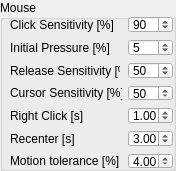
    <widget class="QGroupBox" name="groupBox_6">
     <property name="geometry">
      <rect>
       <x>420</x>
       <y>110</y>
       <width>176</width>
       <height>171</height>
      </rect>
     </property>
     <property name="title">
      <string>Mouse</string>
     </property>
     <widget class="QWidget" name="gridLayoutWidget_6">
      <property name="geometry">
       <rect>
        <x>10</x>
        <y>16</y>
        <width>163</width>
        <height>153</height>
       </rect>
      </property>
      <layout class="QGridLayout" name="gridLayout_6">
       <item row="4" column="0">
        <widget class="QLabel" name="label_32">
         <property name="text">
          <string>Right Click [s]</string>
         </property>
        </widget>
       </item>
       <item row="5" column="0">
        <widget class="QLabel" name="label_38">
         <property name="text">
          <string>Recenter [s]</string>
         </property>
        </widget>
       </item>
       <item row="5" column="1">
        <widget class="QDoubleSpinBox" name="spinbox_recenter_mouse">
         <property name="sizePolicy">
          <sizepolicy hsizetype="Maximum" vsizetype="Fixed">
           <horstretch>0</horstretch>
           <verstretch>0</verstretch>
          </sizepolicy>
         </property>
         <property name="maximumSize">
          <size>
           <width>45</width>
           <height>16777215</height>
          </size>
         </property>
         <property name="locale">
          <locale language="English" country="UnitedStates"/>
         </property>
         <property name="buttonSymbols">
          <enum>QAbstractSpinBox::UpDownArrows</enum>
         </property>
         <property name="singleStep">
          <double>0.100000000000000</double>
         </property>
         <property name="value">
          <double>3.000000000000000</double>
         </property>
        </widget>
       </item>
       <item row="4" column="1">
        <widget class="QDoubleSpinBox" name="spinbox_right_click_duration">
         <property name="sizePolicy">
          <sizepolicy hsizetype="Maximum" vsizetype="Fixed">
           <horstretch>0</horstretch>
           <verstretch>0</verstretch>
          </sizepolicy>
         </property>
         <property name="maximumSize">
          <size>
           <width>45</width>
           <height>16777215</height>
          </size>
         </property>
         <property name="locale">
          <locale language="English" country="UnitedStates"/>
         </property>
         <property name="singleStep">
          <double>0.100000000000000</double>
         </property>
         <property name="value">
          <double>1.000000000000000</double>
         </property>
        </widget>
       </item>
       <item row="2" column="1">
        <widget class="QSpinBox" name="spinbox_mouse_release_sensitivity">
         <property name="sizePolicy">
          <sizepolicy hsizetype="Fixed" vsizetype="Fixed">
           <horstretch>0</horstretch>
           <verstretch>0</verstretch>
          </sizepolicy>
         </property>
         <property name="maximumSize">
          <size>
           <width>45</width>
           <height>16777215</height>
          </size>
         </property>
         <property name="maximum">
          <number>100</number>
         </property>
         <property name="singleStep">
          <number>1</number>
         </property>
         <property name="value">
          <number>50</number>
         </property>
        </widget>
       </item>
       <item row="0" column="1">
        <widget class="QSpinBox" name="spinbox_mouse_click_sensitivity">
         <property name="sizePolicy">
          <sizepolicy hsizetype="Fixed" vsizetype="Fixed">
           <horstretch>0</horstretch>
           <verstretch>0</verstretch>
          </sizepolicy>
         </property>
         <property name="maximumSize">
          <size>
           <width>45</width>
           <height>16777215</height>
          </size>
         </property>
         <property name="maximum">
          <number>100</number>
         </property>
         <property name="singleStep">
          <number>1</number>
         </property>
         <property name="value">
          <number>90</number>
         </property>
        </widget>
       </item>
       <item row="0" column="0">
        <widget class="QLabel" name="label_18">
         <property name="text">
          <string>Click Sensitivity [%]</string>
         </property>
        </widget>
       </item>
       <item row="2" column="0">
        <widget class="QLabel" name="label_27">
         <property name="sizePolicy">
          <sizepolicy hsizetype="Fixed" vsizetype="Preferred">
           <horstretch>0</horstretch>
           <verstretch>0</verstretch>
          </sizepolicy>
         </property>
         <property name="maximumSize">
          <size>
           <width>110</width>
           <height>16777215</height>
          </size>
         </property>
         <property name="toolTip">
          <string>&lt;html&gt;&lt;head/&gt;&lt;body&gt;&lt;p&gt;When set to 100% the Release threshhold matches the trigger threshhold&lt;/p&gt;&lt;/body&gt;&lt;/html&gt;</string>
         </property>
         <property name="text">
          <string>Release Sensitivity [%]</string>
         </property>
        </widget>
       </item>
       <item row="3" column="1">
        <widget class="QSpinBox" name="spinbox_mouse_cursor_sensitivity">
         <property name="sizePolicy">
          <sizepolicy hsizetype="Fixed" vsizetype="Fixed">
           <horstretch>0</horstretch>
           <verstretch>0</verstretch>
          </sizepolicy>
         </property>
         <property name="maximumSize">
          <size>
           <width>45</width>
           <height>16777215</height>
          </size>
         </property>
         <property name="maximum">
          <number>100</number>
         </property>
         <property name="singleStep">
          <number>1</number>
         </property>
         <property name="value">
          <number>50</number>
         </property>
        </widget>
       </item>
       <item row="1" column="0">
        <widget class="QLabel" name="label_75">
         <property name="text">
          <string>Initial Pressure [%]</string>
         </property>
        </widget>
       </item>
       <item row="3" column="0">
        <widget class="QLabel" name="label_26">
         <property name="text">
          <string>Cursor Sensitivity [%]</string>
         </property>
        </widget>
       </item>
       <item row="1" column="1">
        <widget class="QSpinBox" name="spinbox_mouse_pressure">
         <property name="sizePolicy">
          <sizepolicy hsizetype="Fixed" vsizetype="Fixed">
           <horstretch>0</horstretch>
           <verstretch>0</verstretch>
          </sizepolicy>
         </property>
         <property name="maximumSize">
          <size>
           <width>45</width>
           <height>16777215</height>
          </size>
         </property>
         <property name="maximum">
          <number>100</number>
         </property>
         <property name="singleStep">
          <number>1</number>
         </property>
         <property name="value">
          <number>5</number>
         </property>
        </widget>
       </item>
       <item row="6" column="0">
        <widget class="QLabel" name="label_40">
         <property name="text">
          <string>Motion tolerance [%]</string>
         </property>
        </widget>
       </item>
       <item row="6" column="1">
        <widget class="QDoubleSpinBox" name="spinbox_motion_tolerance">
         <property name="sizePolicy">
          <sizepolicy hsizetype="Maximum" vsizetype="Fixed">
           <horstretch>0</horstretch>
           <verstretch>0</verstretch>
          </sizepolicy>
         </property>
         <property name="maximumSize">
          <size>
           <width>45</width>
           <height>16777215</height>
          </size>
         </property>
         <property name="locale">
          <locale language="English" country="UnitedStates"/>
         </property>
         <property name="buttonSymbols">
          <enum>QAbstractSpinBox::UpDownArrows</enum>
         </property>
         <property name="singleStep">
          <double>1.000000000000000</double>
         </property>
         <property name="value">
          <double>4.000000000000000</double>
         </property>
        </widget>
       </item>
      </layout>
     </widget>
    </widget>
